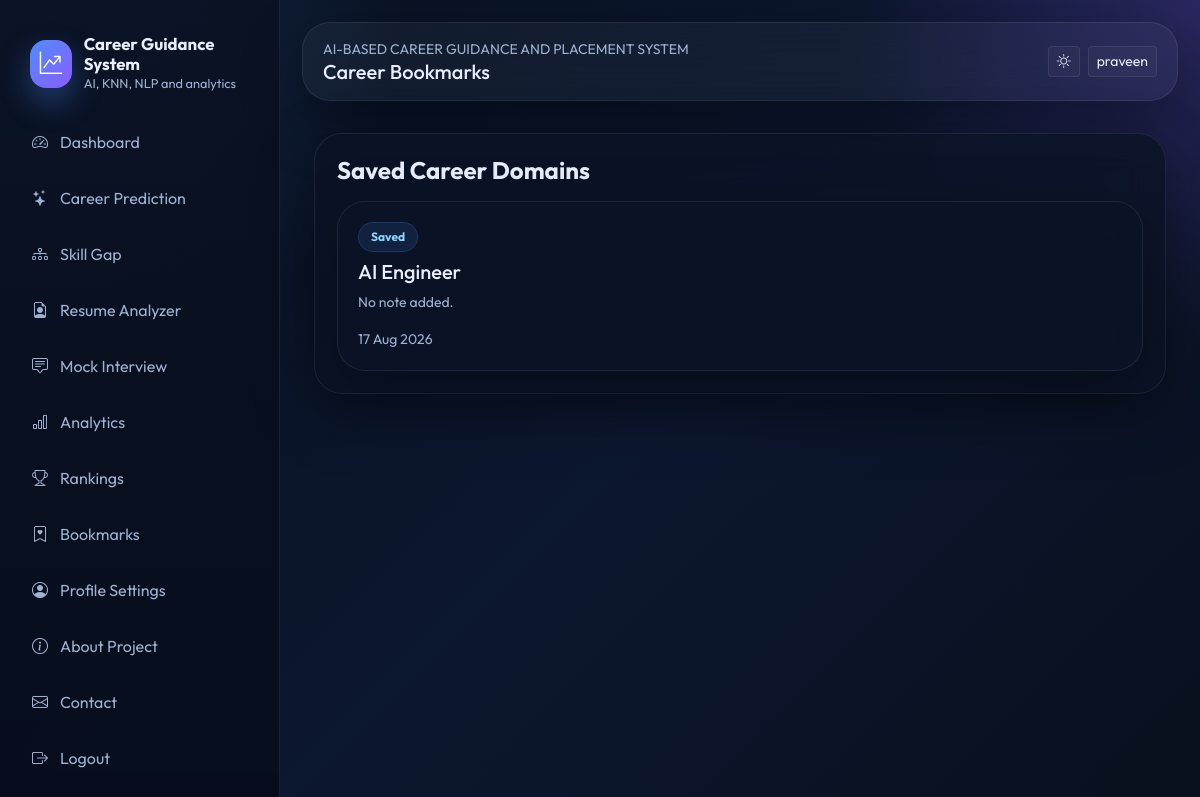
Page /bookmarks (signed in) on the earlier database version.
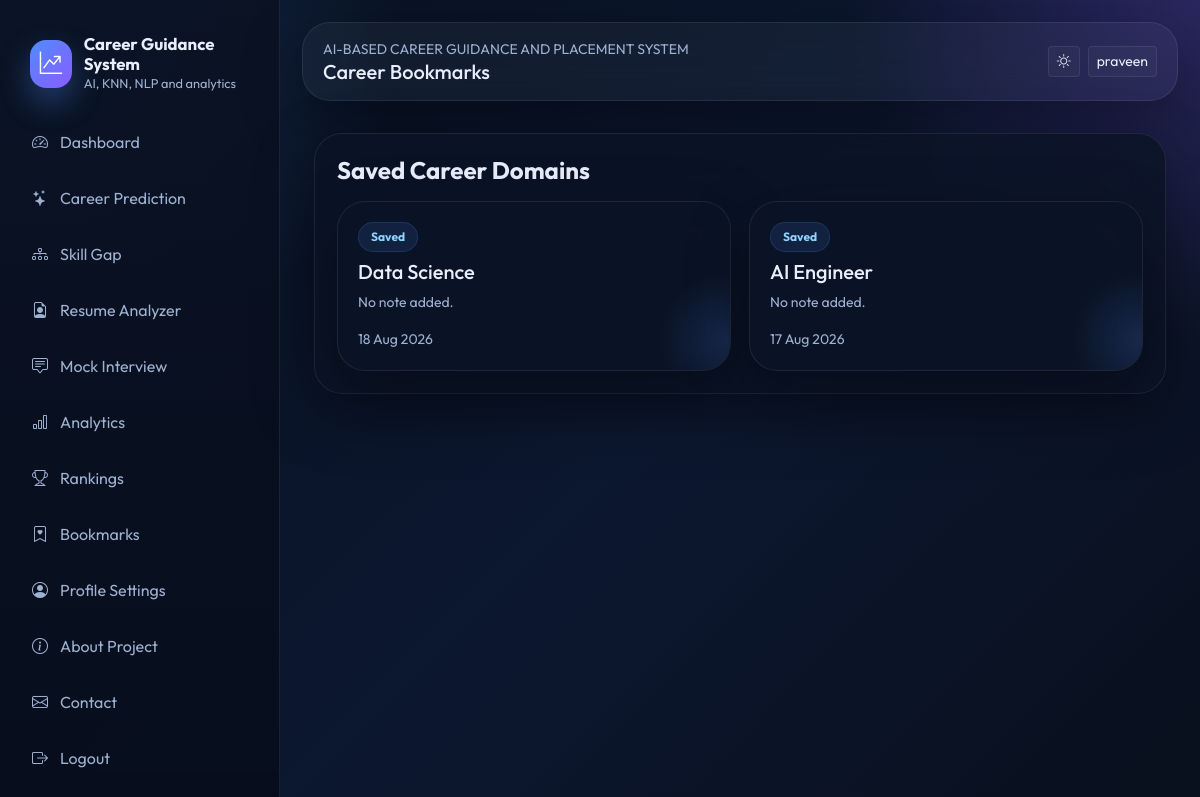
Same page on the later database version.
### models/db_models.py (models this page shows, shortened)
class TimestampMixin:
    created_at = db.Column(db.DateTime, default=datetime.utcnow, nullable=False)
    updated_at = db.Column(db.DateTime, default=datetime.utcnow, onupdate=datetime.utcnow, nullable=False)

class User(UserMixin, TimestampMixin, db.Model):
    __tablename__ = "users"
    id = db.Column(db.Integer, primary_key=True)
    full_name = db.Column(db.String(120), nullable=False)
    email = db.Column(db.String(150), unique=True, nullable=False, index=True)
    password_hash = db.Column(db.String(255), nullable=False)
    role = db.Column(db.String(20), default="student", nullable=False)
    college = db.Column(db.String(150))
    course = db.Column(db.String(120))
    year = db.Column(db.String(20))
    bio = db.Column(db.Text)
    photo = db.Column(db.String(255), default="default-avatar.svg")
    skills_json = db.Column(db.Text)
    is_active = db.Column(db.Boolean, default=True, nullable=False)
    last_login = db.Column(db.DateTime)
    career_predictions = db.relationship("CareerPrediction", backref="user", lazy=True, cascade="all, delete-orphan")
    resumes = db.relationship("Resume", backref="user", lazy=True, cascade="all, delete-orphan")
    interviews = db.relationship("InterviewResult", backref="user", lazy=True, cascade="all, delete-orphan")
    gaps = db.relationship("SkillGapAnalysis", backref="user", lazy=True, cascade="all, delete-orphan")
    bookmarks = db.relationship("CareerBookmark", backref="user", lazy=True, cascade="all, delete-orphan")

class CareerBookmark(TimestampMixin, db.Model):
    __tablename__ = "career_bookmarks"
    id = db.Column(db.Integer, primary_key=True)
    user_id = db.Column(db.Integer, db.ForeignKey("users.id"), nullable=False)
    domain_name = db.Column(db.String(120), nullable=False)
    note = db.Column(db.String(255))

### routes/student.py (the view)
@student_bp.route("/bookmarks")
@login_required
def bookmarks():
    saved = CareerBookmark.query.filter_by(user_id=current_user.id).order_by(CareerBookmark.created_at.desc()).all()
    return render_template("student/bookmarks.html", bookmarks=saved, career_domains=_career_options())

### app.py (called while the page is built)
@login_manager.user_loader
def load_user(user_id):
    return User.query.get(int(user_id))

### routes/student.py (called while the page is built)
def _career_options():
    return list(CAREER_DOMAINS.keys())

### templates/student/bookmarks.html (shortened to what this page needs)
{% extends "base.html" %}
{% block page_title %}Career Bookmarks{% endblock %}
{% block content %}
<div class="container py-4">
  <div class="glass-card">
    <h4 class="fw-bold mb-3">Saved Career Domains</h4>
    <div class="card-grid">
      {% for bookmark in bookmarks %}
      <div class="feature-card">
        <span class="badge badge-soft mb-2">Saved</span>
        <h5>{{ bookmark.domain_name }}</h5>
        <div class="text-muted small mb-3">{{ bookmark.note or 'No note added.' }}</div>
        <div class="small text-muted">{{ bookmark.created_at.strftime('%d %b %Y') }}</div>
      </div>
      {% else %}
      <p class="text-muted">No bookmarked careers yet. Use the career prediction page to save one.</p>
      {% endfor %}
    </div>
  </div>
</div>
{% endblock %}

### templates/base.html (shortened to what this page needs)
<!doctype html>
<html lang="en">
<head>
  <link href="https://cdn.jsdelivr.net/npm/bootstrap@5.3.3/dist/css/bootstrap.min.css" rel="stylesheet">
  <link href="https://cdn.jsdelivr.net/npm/bootstrap-icons@1.11.3/font/bootstrap-icons.min.css" rel="stylesheet">
  <link rel="stylesheet" href="{{ url_for('static', filename='css/style.css') }}">
</head>
<body class="{% if current_user.is_authenticated %}app-shell{% else %}public-shell{% endif %}">
  {% if current_user.is_authenticated %}
  <aside class="sidebar d-none d-lg-block">
    <div class="brand">
      <div class="brand-mark"><i class="bi bi-graph-up-arrow"></i></div>
      <div>
        <div class="brand-title">Career Guidance System</div>
        <div class="brand-subtitle">AI, KNN, NLP and analytics</div>
      </div>
    </div>
    <div class="nav flex-column nav-pills">
      <a class="nav-link sidebar-link" href="{{ url_for('student.dashboard') }}"><i class="bi bi-speedometer2"></i>Dashboard</a>
      <a class="nav-link sidebar-link" href="{{ url_for('student.career_prediction') }}"><i class="bi bi-stars"></i>Career Prediction</a>
      <a class="nav-link sidebar-link" href="{{ url_for('student.skill_gap') }}"><i class="bi bi-diagram-3"></i>Skill Gap</a>
      <a class="nav-link sidebar-link" href="{{ url_for('student.resume_analyzer') }}"><i class="bi bi-file-earmark-person"></i>Resume Analyzer</a>
      <a class="nav-link sidebar-link" href="{{ url_for('student.mock_interview') }}"><i class="bi bi-chat-square-text"></i>Mock Interview</a>
      <a class="nav-link sidebar-link" href="{{ url_for('student.analytics') }}"><i class="bi bi-bar-chart"></i>Analytics</a>
      <a class="nav-link sidebar-link" href="{{ url_for('student.rankings') }}"><i class="bi bi-trophy"></i>Rankings</a>
      <a class="nav-link sidebar-link" href="{{ url_for('student.bookmarks') }}"><i class="bi bi-bookmark-heart"></i>Bookmarks</a>
      <a class="nav-link sidebar-link" href="{{ url_for('auth.profile') }}"><i class="bi bi-person-circle"></i>Profile Settings</a>
      <a class="nav-link sidebar-link" href="{{ url_for('main.about') }}"><i class="bi bi-info-circle"></i>About Project</a>
      <a class="nav-link sidebar-link" href="{{ url_for('main.contact') }}"><i class="bi bi-envelope"></i>Contact</a>
      <a class="nav-link sidebar-link" href="{{ url_for('auth.logout') }}"><i class="bi bi-box-arrow-right"></i>Logout</a>
    </div>
  </aside>
  {% endif %}
  <main class="main-content">
    <div class="topbar mb-4 d-flex flex-wrap align-items-center justify-content-between gap-3">
      <div>
        <div class="small text-uppercase text-muted">AI-Based Career Guidance and Placement System</div>
        <h5 class="mb-0">{% block page_title %}Dashboard{% endblock %}</h5>
      </div>
      <div class="d-flex align-items-center gap-2">
        <button class="btn btn-outline-soft btn-sm" type="button" data-theme-toggle><i class="bi bi-brightness-high"></i></button>
        {% if current_user.is_authenticated %}
        <a href="{{ url_for('auth.profile') }}" class="btn btn-outline-soft btn-sm">{{ current_user.full_name }}</a>
        {% else %}
        <a href="{{ url_for('auth.login') }}" class="btn btn-outline-soft btn-sm">Login</a>
        <a href="{{ url_for('auth.register') }}" class="btn btn-primary-gradient btn-sm">Register</a>
        {% endif %}
      </div>
    </div>
    <div class="toast-container position-fixed top-0 end-0 p-3">
    </div>
    {% block content %}{% endblock %}
  </main>
</body>
</html>

Differences in the rows shown:
added CareerBookmark: domain_name "Data Science", note "No note added.", created_at "18 Aug 2026"
